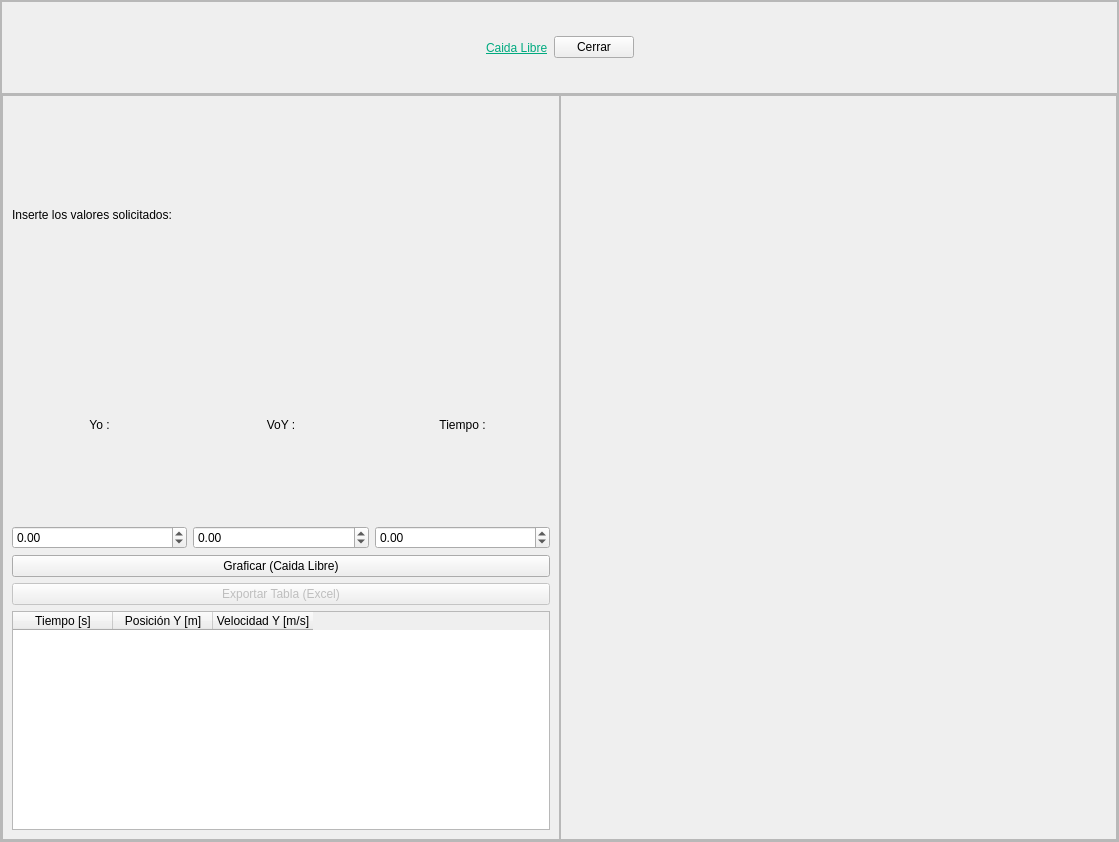
<?xml version="1.0" encoding="UTF-8"?>
<ui version="4.0">
 <class>MainWindow</class>
 <widget class="QMainWindow" name="MainWindow">
  <property name="geometry">
   <rect>
    <x>0</x>
    <y>0</y>
    <width>1119</width>
    <height>842</height>
   </rect>
  </property>
  <property name="windowTitle">
   <string>MainWindow</string>
  </property>
  <widget class="QWidget" name="centralwidget">
   <layout class="QVBoxLayout" name="verticalLayout">
    <property name="spacing">
     <number>0</number>
    </property>
    <property name="leftMargin">
     <number>0</number>
    </property>
    <property name="topMargin">
     <number>0</number>
    </property>
    <property name="rightMargin">
     <number>0</number>
    </property>
    <property name="bottomMargin">
     <number>0</number>
    </property>
    <item>
     <widget class="QFrame" name="frame">
      <property name="frameShape">
       <enum>QFrame::StyledPanel</enum>
      </property>
      <property name="frameShadow">
       <enum>QFrame::Raised</enum>
      </property>
      <layout class="QVBoxLayout" name="verticalLayout_2" stretch="1,8">
       <property name="spacing">
        <number>0</number>
       </property>
       <property name="leftMargin">
        <number>0</number>
       </property>
       <property name="topMargin">
        <number>0</number>
       </property>
       <property name="rightMargin">
        <number>0</number>
       </property>
       <property name="bottomMargin">
        <number>0</number>
       </property>
       <item>
        <widget class="QFrame" name="frame_2">
         <property name="frameShape">
          <enum>QFrame::StyledPanel</enum>
         </property>
         <property name="frameShadow">
          <enum>QFrame::Raised</enum>
         </property>
         <layout class="QHBoxLayout" name="horizontalLayout">
          <item>
           <spacer name="horizontalSpacer">
            <property name="orientation">
             <enum>Qt::Horizontal</enum>
            </property>
            <property name="sizeHint" stdset="0">
             <size>
              <width>421</width>
              <height>20</height>
             </size>
            </property>
           </spacer>
          </item>
          <item>
           <widget class="QLabel" name="label">
            <property name="styleSheet">
             <string notr="true">font: 12pt &quot;Copperplate Gothic Bold&quot;;
text-decoration: underline;
color: rgb(0, 170, 127);</string>
            </property>
            <property name="text">
             <string>Caida Libre</string>
            </property>
           </widget>
          </item>
          <item>
           <widget class="QPushButton" name="button_cerrar">
            <property name="text">
             <string>Cerrar</string>
            </property>
           </widget>
          </item>
          <item>
           <spacer name="horizontalSpacer_2">
            <property name="orientation">
             <enum>Qt::Horizontal</enum>
            </property>
            <property name="sizeHint" stdset="0">
             <size>
              <width>421</width>
              <height>20</height>
             </size>
            </property>
           </spacer>
          </item>
         </layout>
        </widget>
       </item>
       <item>
        <widget class="QFrame" name="frame_3">
         <property name="frameShape">
          <enum>QFrame::StyledPanel</enum>
         </property>
         <property name="frameShadow">
          <enum>QFrame::Raised</enum>
         </property>
         <layout class="QHBoxLayout" name="horizontalLayout_2" stretch="1,1">
          <property name="spacing">
           <number>0</number>
          </property>
          <property name="leftMargin">
           <number>0</number>
          </property>
          <property name="topMargin">
           <number>0</number>
          </property>
          <property name="rightMargin">
           <number>0</number>
          </property>
          <property name="bottomMargin">
           <number>0</number>
          </property>
          <item>
           <widget class="QFrame" name="frame_4">
            <property name="frameShape">
             <enum>QFrame::StyledPanel</enum>
            </property>
            <property name="frameShadow">
             <enum>QFrame::Raised</enum>
            </property>
            <layout class="QVBoxLayout" name="verticalLayout_3" stretch="1,1,1,0,1">
             <item>
              <widget class="QLabel" name="label_2">
               <property name="text">
                <string>Inserte los valores solicitados:</string>
               </property>
              </widget>
             </item>
             <item>
              <layout class="QGridLayout" name="gridLayout">
               <item row="0" column="1">
                <widget class="QLabel" name="label_4">
                 <property name="text">
                  <string>VoY :</string>
                 </property>
                 <property name="alignment">
                  <set>Qt::AlignCenter</set>
                 </property>
                </widget>
               </item>
               <item row="1" column="1">
                <widget class="QDoubleSpinBox" name="sBox_Voy">
                 <property name="minimum">
                  <double>-1000.000000000000000</double>
                 </property>
                 <property name="maximum">
                  <double>1000.000000000000000</double>
                 </property>
                </widget>
               </item>
               <item row="1" column="0">
                <widget class="QDoubleSpinBox" name="sBox_Yo">
                 <property name="minimum">
                  <double>-1000.000000000000000</double>
                 </property>
                 <property name="maximum">
                  <double>1000.000000000000000</double>
                 </property>
                </widget>
               </item>
               <item row="0" column="2">
                <widget class="QLabel" name="label_5">
                 <property name="text">
                  <string>Tiempo :</string>
                 </property>
                 <property name="alignment">
                  <set>Qt::AlignCenter</set>
                 </property>
                </widget>
               </item>
               <item row="0" column="0">
                <widget class="QLabel" name="label_3">
                 <property name="text">
                  <string>Yo :</string>
                 </property>
                 <property name="alignment">
                  <set>Qt::AlignCenter</set>
                 </property>
                </widget>
               </item>
               <item row="1" column="2">
                <widget class="QDoubleSpinBox" name="sBox_tiempo">
                 <property name="minimum">
                  <double>-1000.000000000000000</double>
                 </property>
                 <property name="maximum">
                  <double>1000.000000000000000</double>
                 </property>
                </widget>
               </item>
              </layout>
             </item>
             <item>
              <widget class="QPushButton" name="button_graficar">
               <property name="text">
                <string>Graficar (Caida Libre)</string>
               </property>
              </widget>
             </item>
             <item>
              <widget class="QPushButton" name="button_tabla">
               <property name="enabled">
                <bool>false</bool>
               </property>
               <property name="text">
                <string>Exportar Tabla (Excel)</string>
               </property>
              </widget>
             </item>
             <item>
              <widget class="QTableWidget" name="tabla_libre">
               <column>
                <property name="text">
                 <string>Tiempo [s]</string>
                </property>
               </column>
               <column>
                <property name="text">
                 <string>Posición Y [m]</string>
                </property>
               </column>
               <column>
                <property name="text">
                 <string>Velocidad Y [m/s]</string>
                </property>
               </column>
              </widget>
             </item>
            </layout>
           </widget>
          </item>
          <item>
           <widget class="QFrame" name="frame_5">
            <property name="frameShape">
             <enum>QFrame::StyledPanel</enum>
            </property>
            <property name="frameShadow">
             <enum>QFrame::Raised</enum>
            </property>
            <layout class="QVBoxLayout" name="verticalLayout_5">
             <item>
              <layout class="QVBoxLayout" name="graf_pos"/>
             </item>
            </layout>
           </widget>
          </item>
         </layout>
        </widget>
       </item>
      </layout>
     </widget>
    </item>
   </layout>
  </widget>
 </widget>
 <resources/>
 <connections/>
</ui>
